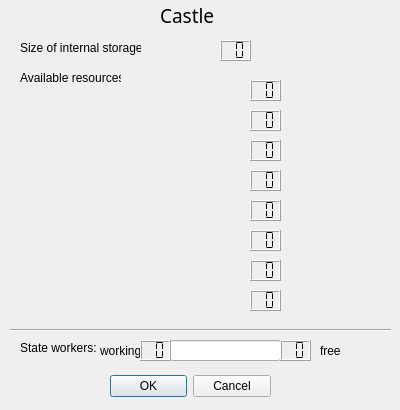
<?xml version="1.0" encoding="UTF-8"?>
<ui version="4.0">
 <class>CastleFunc</class>
 <widget class="QDialog" name="CastleFunc">
  <property name="geometry">
   <rect>
    <x>0</x>
    <y>0</y>
    <width>400</width>
    <height>410</height>
   </rect>
  </property>
  <property name="sizePolicy">
   <sizepolicy hsizetype="Fixed" vsizetype="Fixed">
    <horstretch>0</horstretch>
    <verstretch>0</verstretch>
   </sizepolicy>
  </property>
  <property name="minimumSize">
   <size>
    <width>400</width>
    <height>410</height>
   </size>
  </property>
  <property name="maximumSize">
   <size>
    <width>400</width>
    <height>410</height>
   </size>
  </property>
  <property name="windowTitle">
   <string>Dialog</string>
  </property>
  <widget class="QDialogButtonBox" name="buttonBox">
   <property name="geometry">
    <rect>
     <x>110</x>
     <y>370</y>
     <width>161</width>
     <height>32</height>
    </rect>
   </property>
   <property name="orientation">
    <enum>Qt::Horizontal</enum>
   </property>
   <property name="standardButtons">
    <set>QDialogButtonBox::Cancel|QDialogButtonBox::Ok</set>
   </property>
  </widget>
  <widget class="QLabel" name="label">
   <property name="geometry">
    <rect>
     <x>160</x>
     <y>0</y>
     <width>61</width>
     <height>31</height>
    </rect>
   </property>
   <property name="font">
    <font>
     <family>MV Boli</family>
     <pointsize>14</pointsize>
    </font>
   </property>
   <property name="text">
    <string>Castle</string>
   </property>
  </widget>
  <widget class="QLabel" name="label_2">
   <property name="geometry">
    <rect>
     <x>20</x>
     <y>40</y>
     <width>121</width>
     <height>16</height>
    </rect>
   </property>
   <property name="text">
    <string>Size of internal storage:</string>
   </property>
  </widget>
  <widget class="QLCDNumber" name="lcdNumber">
   <property name="geometry">
    <rect>
     <x>220</x>
     <y>40</y>
     <width>31</width>
     <height>21</height>
    </rect>
   </property>
   <property name="smallDecimalPoint">
    <bool>false</bool>
   </property>
   <property name="numDigits">
    <number>2</number>
   </property>
   <property name="segmentStyle">
    <enum>QLCDNumber::Flat</enum>
   </property>
  </widget>
  <widget class="QLabel" name="label_3">
   <property name="geometry">
    <rect>
     <x>20</x>
     <y>70</y>
     <width>101</width>
     <height>16</height>
    </rect>
   </property>
   <property name="text">
    <string>Available resources:</string>
   </property>
  </widget>
  <widget class="QLabel" name="label_4">
   <property name="geometry">
    <rect>
     <x>183</x>
     <y>70</y>
     <width>41</width>
     <height>31</height>
    </rect>
   </property>
   <property name="text">
    <string/>
   </property>
   <property name="pixmap">
    <pixmap resource="images.qrc">:/images/wood.png</pixmap>
   </property>
   <property name="scaledContents">
    <bool>true</bool>
   </property>
  </widget>
  <widget class="QLabel" name="label_5">
   <property name="geometry">
    <rect>
     <x>183</x>
     <y>100</y>
     <width>41</width>
     <height>31</height>
    </rect>
   </property>
   <property name="text">
    <string/>
   </property>
   <property name="pixmap">
    <pixmap resource="images.qrc">:/images/steel.png</pixmap>
   </property>
   <property name="scaledContents">
    <bool>true</bool>
   </property>
  </widget>
  <widget class="QLabel" name="label_6">
   <property name="geometry">
    <rect>
     <x>183</x>
     <y>130</y>
     <width>41</width>
     <height>31</height>
    </rect>
   </property>
   <property name="text">
    <string/>
   </property>
   <property name="pixmap">
    <pixmap resource="images.qrc">:/images/fish.png</pixmap>
   </property>
   <property name="scaledContents">
    <bool>true</bool>
   </property>
  </widget>
  <widget class="QLabel" name="label_7">
   <property name="geometry">
    <rect>
     <x>183</x>
     <y>160</y>
     <width>41</width>
     <height>31</height>
    </rect>
   </property>
   <property name="text">
    <string/>
   </property>
   <property name="pixmap">
    <pixmap resource="images.qrc">:/images/meat.png</pixmap>
   </property>
   <property name="scaledContents">
    <bool>true</bool>
   </property>
  </widget>
  <widget class="QLabel" name="label_8">
   <property name="geometry">
    <rect>
     <x>183</x>
     <y>190</y>
     <width>41</width>
     <height>31</height>
    </rect>
   </property>
   <property name="text">
    <string/>
   </property>
   <property name="pixmap">
    <pixmap resource="images.qrc">:/images/wheat.png</pixmap>
   </property>
   <property name="scaledContents">
    <bool>true</bool>
   </property>
  </widget>
  <widget class="QLabel" name="label_9">
   <property name="geometry">
    <rect>
     <x>183</x>
     <y>220</y>
     <width>41</width>
     <height>31</height>
    </rect>
   </property>
   <property name="text">
    <string/>
   </property>
   <property name="pixmap">
    <pixmap resource="images.qrc">:/images/flour.png</pixmap>
   </property>
   <property name="scaledContents">
    <bool>true</bool>
   </property>
  </widget>
  <widget class="QLabel" name="label_10">
   <property name="geometry">
    <rect>
     <x>180</x>
     <y>250</y>
     <width>41</width>
     <height>31</height>
    </rect>
   </property>
   <property name="text">
    <string/>
   </property>
   <property name="pixmap">
    <pixmap resource="images.qrc">:/images/bread.png</pixmap>
   </property>
   <property name="scaledContents">
    <bool>true</bool>
   </property>
  </widget>
  <widget class="QLabel" name="label_11">
   <property name="geometry">
    <rect>
     <x>180</x>
     <y>290</y>
     <width>41</width>
     <height>31</height>
    </rect>
   </property>
   <property name="text">
    <string/>
   </property>
   <property name="pixmap">
    <pixmap resource="images.qrc">:/images/instrument.png</pixmap>
   </property>
   <property name="scaledContents">
    <bool>true</bool>
   </property>
  </widget>
  <widget class="QLCDNumber" name="lcdNumber_2">
   <property name="geometry">
    <rect>
     <x>250</x>
     <y>80</y>
     <width>31</width>
     <height>21</height>
    </rect>
   </property>
   <property name="smallDecimalPoint">
    <bool>false</bool>
   </property>
   <property name="numDigits">
    <number>2</number>
   </property>
   <property name="segmentStyle">
    <enum>QLCDNumber::Flat</enum>
   </property>
  </widget>
  <widget class="QLCDNumber" name="lcdNumber_3">
   <property name="geometry">
    <rect>
     <x>250</x>
     <y>110</y>
     <width>31</width>
     <height>21</height>
    </rect>
   </property>
   <property name="smallDecimalPoint">
    <bool>false</bool>
   </property>
   <property name="numDigits">
    <number>2</number>
   </property>
   <property name="segmentStyle">
    <enum>QLCDNumber::Flat</enum>
   </property>
  </widget>
  <widget class="QLCDNumber" name="lcdNumber_4">
   <property name="geometry">
    <rect>
     <x>250</x>
     <y>140</y>
     <width>31</width>
     <height>21</height>
    </rect>
   </property>
   <property name="smallDecimalPoint">
    <bool>false</bool>
   </property>
   <property name="numDigits">
    <number>2</number>
   </property>
   <property name="segmentStyle">
    <enum>QLCDNumber::Flat</enum>
   </property>
  </widget>
  <widget class="QLCDNumber" name="lcdNumber_5">
   <property name="geometry">
    <rect>
     <x>250</x>
     <y>170</y>
     <width>31</width>
     <height>21</height>
    </rect>
   </property>
   <property name="smallDecimalPoint">
    <bool>false</bool>
   </property>
   <property name="numDigits">
    <number>2</number>
   </property>
   <property name="segmentStyle">
    <enum>QLCDNumber::Flat</enum>
   </property>
  </widget>
  <widget class="QLCDNumber" name="lcdNumber_6">
   <property name="geometry">
    <rect>
     <x>250</x>
     <y>200</y>
     <width>31</width>
     <height>21</height>
    </rect>
   </property>
   <property name="smallDecimalPoint">
    <bool>false</bool>
   </property>
   <property name="numDigits">
    <number>2</number>
   </property>
   <property name="segmentStyle">
    <enum>QLCDNumber::Flat</enum>
   </property>
  </widget>
  <widget class="QLCDNumber" name="lcdNumber_7">
   <property name="geometry">
    <rect>
     <x>250</x>
     <y>230</y>
     <width>31</width>
     <height>21</height>
    </rect>
   </property>
   <property name="smallDecimalPoint">
    <bool>false</bool>
   </property>
   <property name="numDigits">
    <number>2</number>
   </property>
   <property name="segmentStyle">
    <enum>QLCDNumber::Flat</enum>
   </property>
  </widget>
  <widget class="QLCDNumber" name="lcdNumber_8">
   <property name="geometry">
    <rect>
     <x>250</x>
     <y>260</y>
     <width>31</width>
     <height>21</height>
    </rect>
   </property>
   <property name="smallDecimalPoint">
    <bool>false</bool>
   </property>
   <property name="numDigits">
    <number>2</number>
   </property>
   <property name="segmentStyle">
    <enum>QLCDNumber::Flat</enum>
   </property>
  </widget>
  <widget class="QLCDNumber" name="lcdNumber_9">
   <property name="geometry">
    <rect>
     <x>250</x>
     <y>290</y>
     <width>31</width>
     <height>21</height>
    </rect>
   </property>
   <property name="smallDecimalPoint">
    <bool>false</bool>
   </property>
   <property name="numDigits">
    <number>2</number>
   </property>
   <property name="segmentStyle">
    <enum>QLCDNumber::Flat</enum>
   </property>
  </widget>
  <widget class="QLabel" name="label_20">
   <property name="geometry">
    <rect>
     <x>20</x>
     <y>340</y>
     <width>81</width>
     <height>16</height>
    </rect>
   </property>
   <property name="text">
    <string>State workers:</string>
   </property>
  </widget>
  <widget class="Line" name="line">
   <property name="geometry">
    <rect>
     <x>10</x>
     <y>320</y>
     <width>381</width>
     <height>20</height>
    </rect>
   </property>
   <property name="orientation">
    <enum>Qt::Horizontal</enum>
   </property>
  </widget>
  <widget class="QProgressBar" name="progressBar">
   <property name="geometry">
    <rect>
     <x>170</x>
     <y>340</y>
     <width>111</width>
     <height>21</height>
    </rect>
   </property>
   <property name="value">
    <number>0</number>
   </property>
   <property name="alignment">
    <set>Qt::AlignBottom|Qt::AlignLeading|Qt::AlignLeft</set>
   </property>
   <property name="textVisible">
    <bool>false</bool>
   </property>
   <property name="orientation">
    <enum>Qt::Horizontal</enum>
   </property>
   <property name="invertedAppearance">
    <bool>false</bool>
   </property>
   <property name="textDirection">
    <enum>QProgressBar::BottomToTop</enum>
   </property>
   <property name="format">
    <string notr="true">%p</string>
   </property>
  </widget>
  <widget class="QLabel" name="label_21">
   <property name="geometry">
    <rect>
     <x>320</x>
     <y>340</y>
     <width>41</width>
     <height>21</height>
    </rect>
   </property>
   <property name="text">
    <string>free</string>
   </property>
  </widget>
  <widget class="QLabel" name="label_22">
   <property name="geometry">
    <rect>
     <x>100</x>
     <y>340</y>
     <width>41</width>
     <height>21</height>
    </rect>
   </property>
   <property name="text">
    <string>working</string>
   </property>
  </widget>
  <widget class="QLCDNumber" name="lcdNumber_10">
   <property name="geometry">
    <rect>
     <x>280</x>
     <y>340</y>
     <width>31</width>
     <height>21</height>
    </rect>
   </property>
   <property name="smallDecimalPoint">
    <bool>false</bool>
   </property>
   <property name="numDigits">
    <number>2</number>
   </property>
   <property name="segmentStyle">
    <enum>QLCDNumber::Flat</enum>
   </property>
  </widget>
  <widget class="QLCDNumber" name="lcdNumber_11">
   <property name="geometry">
    <rect>
     <x>140</x>
     <y>340</y>
     <width>31</width>
     <height>21</height>
    </rect>
   </property>
   <property name="smallDecimalPoint">
    <bool>false</bool>
   </property>
   <property name="numDigits">
    <number>2</number>
   </property>
   <property name="segmentStyle">
    <enum>QLCDNumber::Flat</enum>
   </property>
  </widget>
 </widget>
 <resources>
  <include location="images.qrc"/>
 </resources>
 <connections>
  <connection>
   <sender>buttonBox</sender>
   <signal>accepted()</signal>
   <receiver>CastleFunc</receiver>
   <slot>accept()</slot>
   <hints>
    <hint type="sourcelabel">
     <x>248</x>
     <y>254</y>
    </hint>
    <hint type="destinationlabel">
     <x>157</x>
     <y>274</y>
    </hint>
   </hints>
  </connection>
  <connection>
   <sender>buttonBox</sender>
   <signal>rejected()</signal>
   <receiver>CastleFunc</receiver>
   <slot>reject()</slot>
   <hints>
    <hint type="sourcelabel">
     <x>316</x>
     <y>260</y>
    </hint>
    <hint type="destinationlabel">
     <x>286</x>
     <y>274</y>
    </hint>
   </hints>
  </connection>
 </connections>
</ui>
